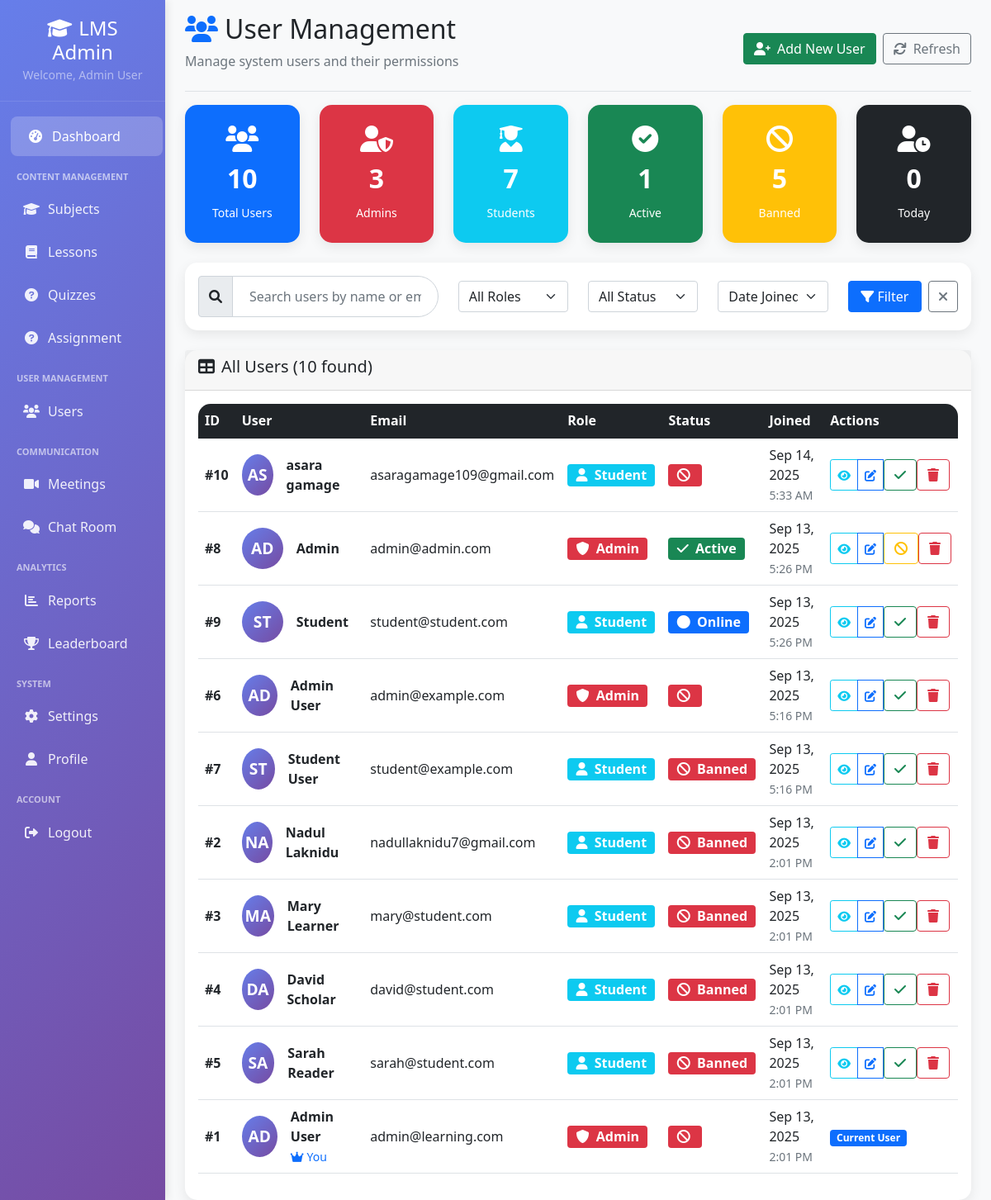
The page /admin/users.php (signed in) on the database its author committed.
### tables this page shows
CREATE TABLE `users` (
  `id` int(11) NOT NULL,
  `name` varchar(100) NOT NULL,
  `email` varchar(100) NOT NULL,
  `password` varchar(255) NOT NULL,
  `role` enum('admin','student') DEFAULT 'student',
  `status` enum('active','inactive','banned','online') DEFAULT 'active',
  `created_at` timestamp NOT NULL DEFAULT current_timestamp(),
  `updated_at` timestamp NOT NULL DEFAULT current_timestamp() ON UPDATE current_timestamp()
);

### admin/users.php (the view, shortened to what the rows shown need)
<?php
$host = 'localhost';
$username = 'root';
$password = '';
$database = 'learning_platform';
$conn = new mysqli($host, $username, $password, $database);
$sort_by = isset($_GET['sort']) ? $_GET['sort'] : 'created_at';
$order = isset($_GET['order']) && $_GET['order'] == 'asc' ? 'ASC' : 'DESC';
$where_conditions = [];
$where_clause = !empty($where_conditions) ? 'WHERE ' . implode(' AND ', $where_conditions) : '';
$sql = "SELECT * FROM users $where_clause ORDER BY $sort_by $order";
$stmt = $conn->prepare($sql);
$stmt->execute();
$users = $stmt->get_result();
$users_data = [];
while ($user = $users->fetch_assoc()) {
    $users_data[] = $user;
}
?>
<!DOCTYPE html>
<html lang="en">
<head>
    <link href="https://cdn.jsdelivr.net/npm/bootstrap@5.1.3/dist/css/bootstrap.min.css" rel="stylesheet">
    <link href="https://cdnjs.cloudflare.com/ajax/libs/font-awesome/6.0.0/css/all.min.css" rel="stylesheet">
</head>
<body>
    <div class="container-fluid">
        <div class="row">
            <main class="col-md-10 ms-sm-auto px-md-4">
                <div class="d-flex justify-content-between flex-wrap flex-md-nowrap align-items-center pt-3 pb-2 mb-3 border-bottom">
                    <div>
                        <h1 class="h2"><i class="fas fa-users me-2 text-primary"></i>User Management</h1>
                    </div>
                </div>
                <div class="card">
                    <div class="card-body">
                        <div class="table-responsive">
                            <table class="table table-hover align-middle">
                                <thead class="table-dark">
                                    <tr>
                                        <th>ID</th>
                                        <th>User</th>
                                        <th>Email</th>
                                        <th>Role</th>
                                        <th>Status</th>
                                        <th>Joined</th>
                                        <th>Actions</th>
                                    </tr>
                                </thead>
                                <tbody>
                                    <?php if (!empty($users_data)): ?>
                                        <?php foreach ($users_data as $user): ?>
                                        <tr>
                                            <td><strong>#<?php echo $user['id']; ?></strong></td>
                                            <td>
                                                <div class="d-flex align-items-center">
                                                    <div class="user-avatar me-3">
                                                        <?php echo strtoupper(substr($user['name'], 0, 2)); ?>
                                                    </div>
                                                    <div>
                                                        <div class="fw-bold"><?php echo htmlspecialchars($user['name']); ?></div>
                                                        <?php if ($user['id'] == $_SESSION['user_id']): ?>
                                                        <small class="text-primary"><i class="fas fa-crown me-1"></i>You</small>
                                                        <?php endif; ?>
                                                    </div>
                                                </div>
                                            </td>
                                            <td><?php echo htmlspecialchars($user['email']); ?></td>
                                            <td>
                                                <span class="badge bg-<?php echo $user['role'] == 'admin' ? 'danger' : 'info'; ?> fs-6">
                                                    <i class="fas fa-<?php echo $user['role'] == 'admin' ? 'shield-alt' : 'user'; ?> me-1"></i>
                                                    <?php echo ucfirst($user['role']); ?>
                                                </span>
                                            </td>
                                            <td>
                                                <span class="badge bg-<?php echo $user['status'] == 'active' ? 'success' : ($user['status'] == 'online' ? 'primary' : 'danger'); ?> fs-6">
                                                    <i class="fas fa-<?php echo $user['status'] == 'online' ? 'circle' : ($user['status'] == 'active' ? 'check' : 'ban'); ?> me-1"></i>
                                                    <?php echo ucfirst($user['status']); ?>
                                                </span>
                                            </td>
                                            <td>
                                                <div><?php echo date('M j, Y', strtotime($user['created_at'])); ?></div>
                                                <small class="text-muted"><?php echo date('g:i A', strtotime($user['created_at'])); ?></small>
                                            </td>
                                            <td class="user-actions">
                                                <?php if ($user['id'] != $_SESSION['user_id']): ?>
                                                <div class="btn-group btn-group-sm">
                                                    <button class="btn btn-outline-info" onclick="openViewModal(<?php echo htmlspecialchars(json_encode($user)); ?>)" title="View Details">
                                                        <i class="fas fa-eye"></i>
                                                    </button>
                                                    <button class="btn btn-outline-primary" onclick="openEditModal(<?php echo htmlspecialchars(json_encode($user)); ?>)" title="Edit User">
                                                        <i class="fas fa-edit"></i>
                                                    </button>
                                                    <form method="POST" style="display: inline;">
                                                        <button type="submit" class="btn btn-outline-<?php echo $user['status'] == 'active' ? 'warning' : 'success'; ?>" title="<?php echo $user['status'] == 'active' ? 'Ban' : 'Activate'; ?> User">
                                                            <i class="fas fa-<?php echo $user['status'] == 'active' ? 'ban' : 'check'; ?>"></i>
                                                        </button>
                                                    </form>
                                                    <form method="POST" style="display: inline;">
                                                        <button type="submit" class="btn btn-outline-danger" onclick="return confirm('Are you sure you want to delete this user and all their data?')" title="Delete User">
                                                            <i class="fas fa-trash"></i>
                                                        </button>
                                                    </form>
                                                </div>
                                                <?php else: ?>
                                                <span class="badge bg-primary">Current User</span>
                                                <?php endif; ?>
                                            </td>
                                        </tr>
                                        <?php endforeach; ?>
                                    <?php endif; ?>
                                </tbody>
                            </table>
                        </div>
                    </div>
                </div>
            </main>
        </div>
    </div>
</body>
</html>

### rows shown on the page
users: id "10", name "AS", name "asara gamage", email "asaragamage109@gmail.com", role "Student", created_at "Sep 14, 2025", created_at "5:33 AM"
users: id "8", name "AD", name "Admin", email "admin@admin.com", role "Admin", status "Active", created_at "Sep 13, 2025", created_at "5:26 PM"
users: id "9", name "ST", name "Student", email "student@student.com", role "Student", status "Online", created_at "Sep 13, 2025", created_at "5:26 PM"
users: id "6", name "AD", name "Admin User", email "admin@example.com", role "Admin", created_at "Sep 13, 2025", created_at "5:16 PM"
users: id "7", name "ST", name "Student User", email "student@example.com", role "Student", status "Banned", created_at "Sep 13, 2025", created_at "5:16 PM"
users: id "2", name "NA", name "Nadul Laknidu", email "nadullaknidu7@gmail.com", role "Student", status "Banned", created_at "Sep 13, 2025", created_at "2:01 PM"
users: id "3", name "MA", name "Mary Learner", email "mary@student.com", role "Student", status "Banned", created_at "Sep 13, 2025", created_at "2:01 PM"
users: id "4", name "DA", name "David Scholar", email "david@student.com", role "Student", status "Banned", created_at "Sep 13, 2025", created_at "2:01 PM"
users: id "5", name "SA", name "Sarah Reader", email "sarah@student.com", role "Student", status "Banned", created_at "Sep 13, 2025", created_at "2:01 PM"
users: id "1", name "AD", name "Admin User", shows "You", email "admin@learning.com", role "Admin", created_at "Sep 13, 2025", created_at "2:01 PM", shows "Current User"

### other values the page prints
$_SESSION['name'] "Admin User"
$user_stats['total_users'] "10"
$user_stats['admin_count'] "3"
$user_stats['student_count'] "7"
$user_stats['active_count'] "1"
$user_stats['banned_count'] "5"
$user_stats['today_registered'] "0"
count($users_data) "10"
